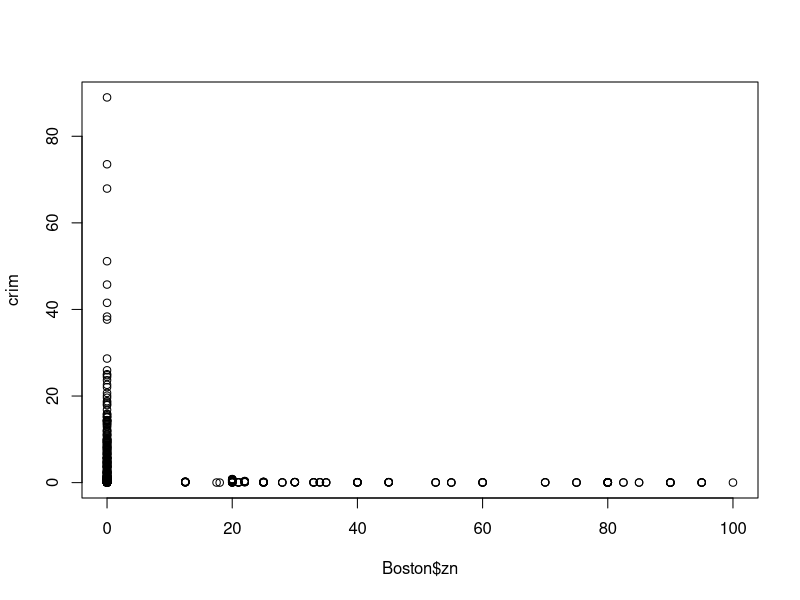
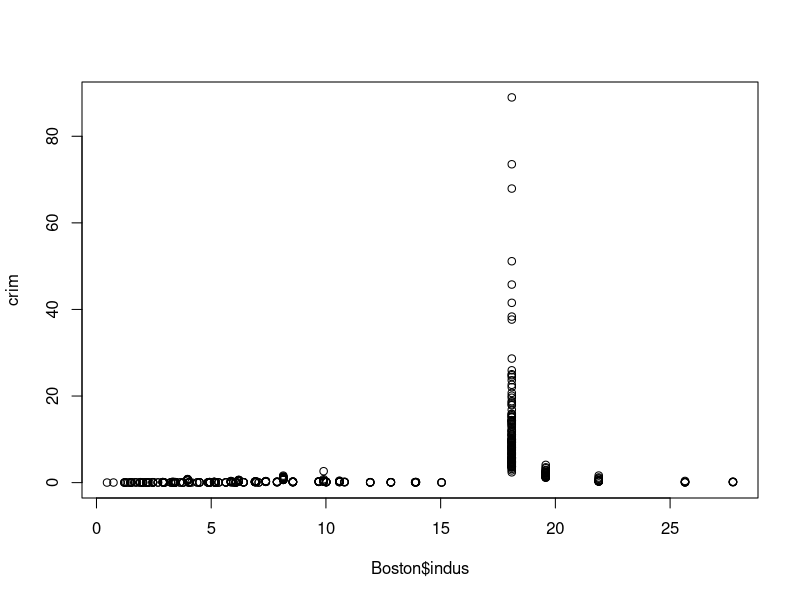
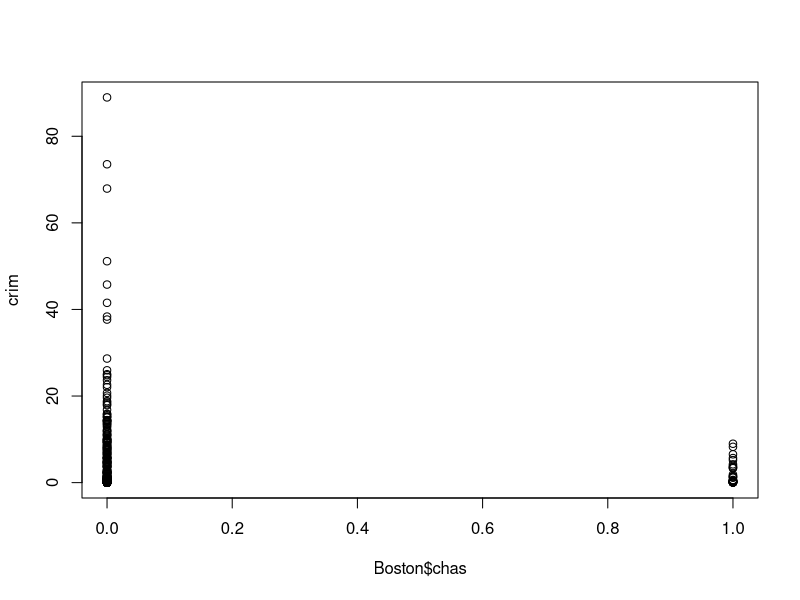
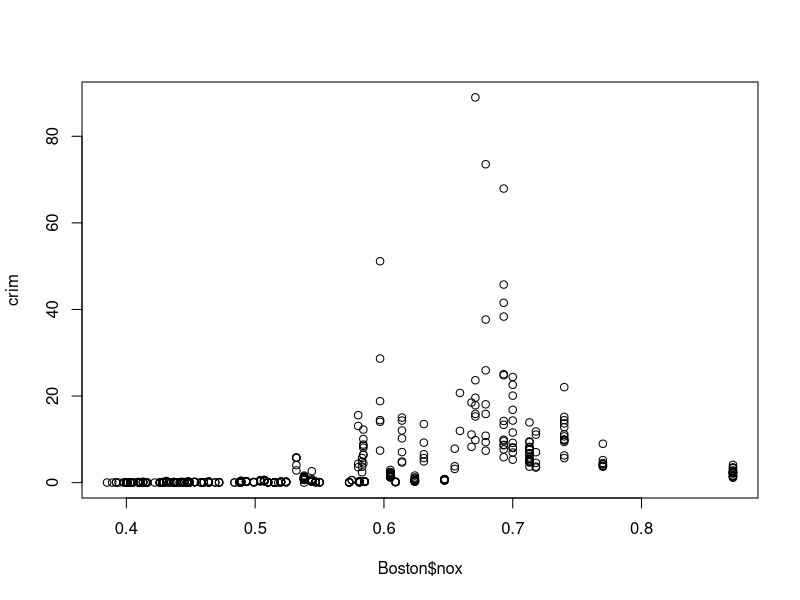
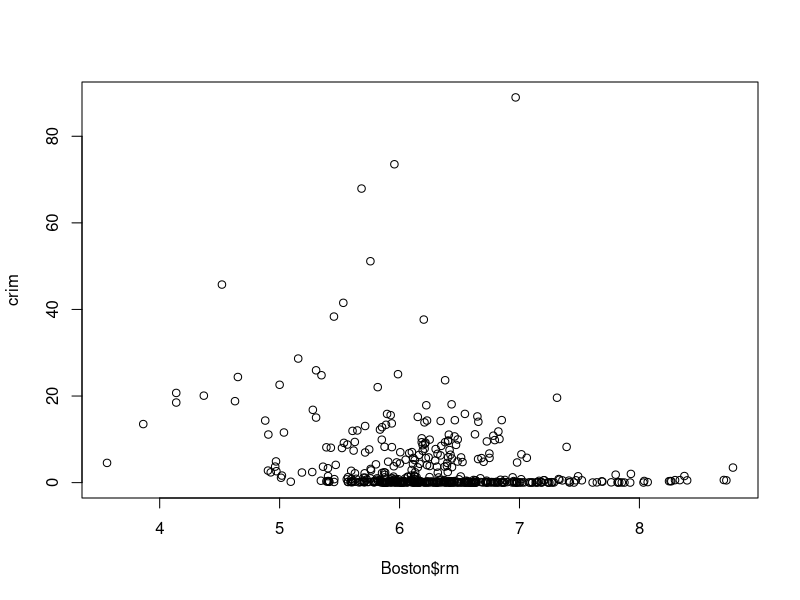
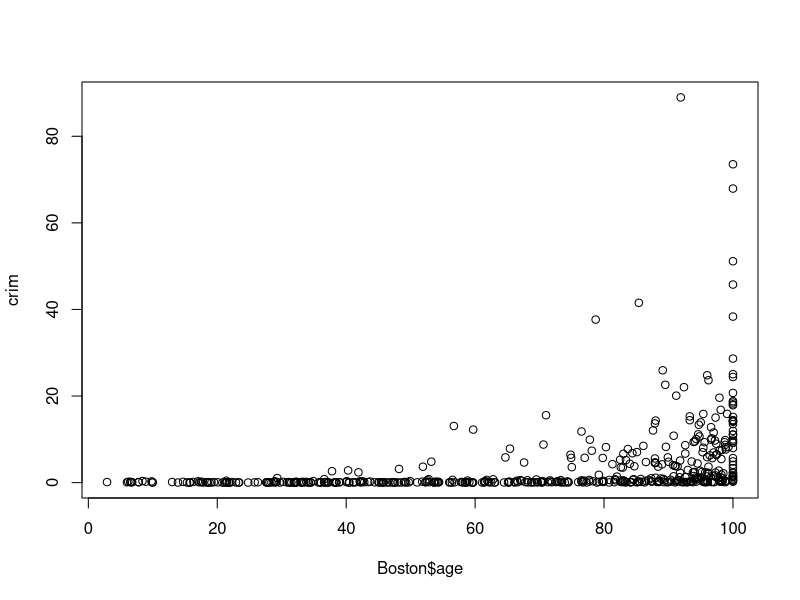
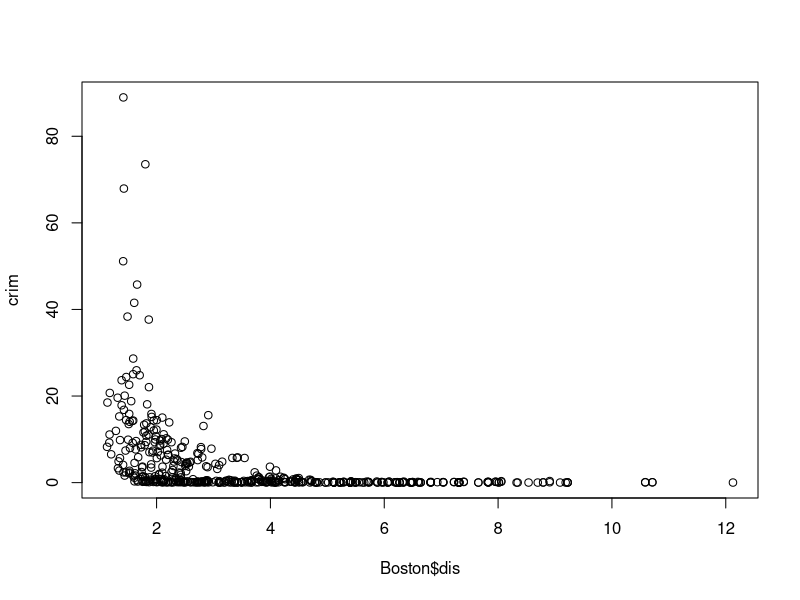
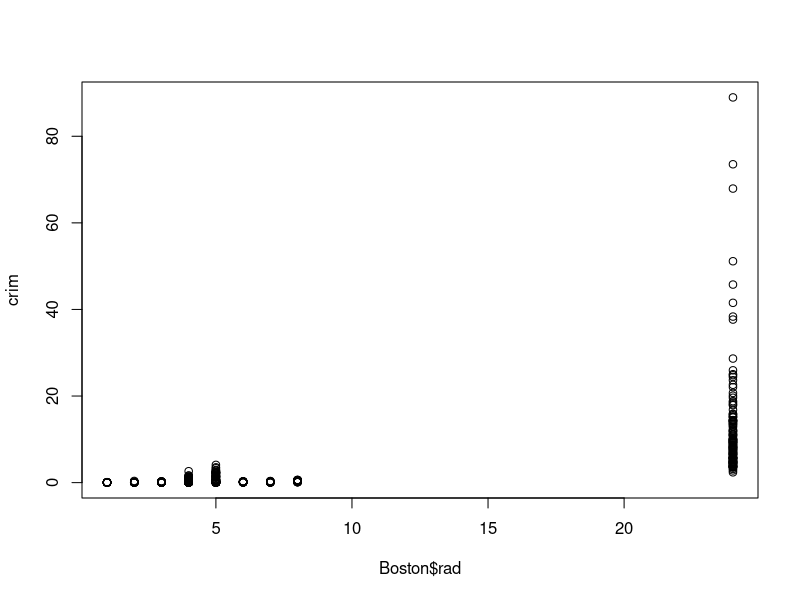

Source code (R) for these figures, in order:
## ---- chunk 1
set.seed(1)

library("MASS")
attach(Boston)
Boston=Boston
fit1=lm(Boston$crim~Boston$zn)
summary(fit1)
plot(Boston$zn,crim)
## ---- chunk 2
set.seed(1)

Boston$zn2=zn^2
Boston$zn3=zn^3
Boston$indus2=indus^2
Boston$indus3=indus^3
Boston$chas2=chas^2
Boston$chas3=chas^3
Boston$nox2=nox^2
Boston$nox3=nox^3
Boston$rm2=rm^2
Boston$rm3=rm^3
Boston$age2=age^2
Boston$age3=age^3
Boston$dis2=dis^2
Boston$dis3=dis^3
Boston$rad2=rad^2
Boston$rad3=rad^3
Boston$tax2=tax^2
Boston$tax3=tax^3
Boston$ptratio2=ptratio^2
Boston$ptratio3=ptratio^3
Boston$black2=black^2
Boston$black3=black^3
Boston$lstat2=lstat^2
Boston$lstat3=lstat^3
Boston$medv2=medv^2
Boston$medv3=medv^3
## ---- chunk 3
set.seed(1)

fit2=lm(crim~indus)
summary(fit2)
plot(Boston$indus,crim)
## ---- chunk 4
set.seed(1)

fit3=lm(crim~Boston$chas)
summary(fit3)
plot(Boston$chas,crim)
## ---- chunk 5
set.seed(1)

fit4=lm(crim~Boston$nox)
summary(fit4)
plot(Boston$nox,crim)
## ---- chunk 6
set.seed(1)

fit5=lm(crim~Boston$rm)
summary(fit5)
plot(Boston$rm,crim)
## ---- chunk 7
set.seed(1)

fit6=lm(crim~Boston$age)
summary(fit6)
plot(Boston$age,crim)
## ---- chunk 8
set.seed(1)

fit7=lm(crim~Boston$dis)
summary(fit7)
plot(Boston$dis,crim)
## ---- chunk 9
set.seed(1)

fit8=lm(crim~Boston$rad)
summary(fit8)
plot(Boston$rad,crim)
## ---- chunk 10
set.seed(1)

fit9=lm(crim~Boston$tax)
summary(fit9)
plot(Boston$tax,crim)
## ---- chunk 11
set.seed(1)

fit10=lm(crim~Boston$ptratio)
summary(fit10)
plot(Boston$ptratio,crim)
## ---- chunk 12
set.seed(1)

fit11=lm(crim~Boston$black)
summary(fit11)
plot(Boston$black,crim)
## ---- chunk 13
set.seed(1)

fit12=lm(crim~Boston$lstat)
summary(fit12)
plot(Boston$lstat,crim)
## ---- chunk 14
set.seed(1)

fit13=lm(crim~Boston$medv)
summary(fit13)
plot(Boston$medv,crim)
## ---- chunk 15
set.seed(1)

fit14=lm(crim~Boston$zn+Boston$indus+Boston$chas+Boston$nox+Boston$rm+Boston$age+Boston$dis+Boston$rad+Boston$tax+Boston$ptratio+Boston$black+Boston$lstat+Boston$medv)
summary(fit14)
## ---- chunk 16
set.seed(1)

par(mfrow=c(1,1))
plot(1, type="n", xlab="Univariate Regression Coef.", ylab="Multiple Regression Coef.", xlim=c(-3, 32), ylim=c(-11, 2))
points(summary(fit1)$coef[2],summary(fit14)$coef[2])
points(summary(fit2)$coef[2],summary(fit14)$coef[3])
points(summary(fit3)$coef[2],summary(fit14)$coef[4])
points(summary(fit4)$coef[2],summary(fit14)$coef[5])
points(summary(fit5)$coef[2],summary(fit14)$coef[6])
points(summary(fit6)$coef[2],summary(fit14)$coef[7])
points(summary(fit7)$coef[2],summary(fit14)$coef[8])
points(summary(fit8)$coef[2],summary(fit14)$coef[9])
points(summary(fit9)$coef[2],summary(fit14)$coef[10])
points(summary(fit10)$coef[2],summary(fit14)$coef[11])
points(summary(fit11)$coef[2],summary(fit14)$coef[12])
points(summary(fit12)$coef[2],summary(fit14)$coef[13])
points(summary(fit13)$coef[2],summary(fit14)$coef[14])
## ---- chunk 17
set.seed(1)

fitzn=lm(Boston$crim~Boston$zn+(Boston$zn2)+(Boston$zn3))
summary(fitzn)
## ---- chunk 18
set.seed(1)

fitindus=lm(Boston$crim~Boston$indus+(Boston$indus2)+(Boston$indus3))
summary(fitindus)
## ---- chunk 19
set.seed(1)

fitchas=lm(Boston$crim~Boston$chas+(Boston$chas2)+(Boston$chas3))
summary(fitchas)
## ---- chunk 20
set.seed(1)

fitnox=lm(Boston$crim~Boston$nox+(Boston$nox2)+(Boston$nox3))
summary(fitnox)
## ---- chunk 21
set.seed(1)

fitrm=lm(Boston$crim~Boston$rm+(Boston$rm2)+(Boston$rm3))
summary(fitrm)
## ---- chunk 22
set.seed(1)

fitage=lm(Boston$crim~Boston$age+(Boston$age2)+(Boston$age3))
summary(fitage)
## ---- chunk 23
set.seed(1)

fitdis=lm(Boston$crim~Boston$dis+(Boston$dis2)+(Boston$dis3))
summary(fitdis)
## ---- chunk 24
set.seed(1)

fitrad=lm(Boston$crim~Boston$rad+(Boston$rad2)+(Boston$rad3))
summary(fitrad)
## ---- chunk 25
set.seed(1)

fittax=lm(Boston$crim~Boston$tax+(Boston$tax2)+(Boston$tax3))
summary(fittax)
## ---- chunk 26
set.seed(1)

fitpt=lm(Boston$crim~Boston$ptratio+(Boston$ptratio2)+(Boston$ptratio3))
summary(fitpt)
## ---- chunk 27
set.seed(1)

fitblack=lm(Boston$crim~Boston$black+(Boston$black2)+(Boston$black3))
summary(fitblack)
## ---- chunk 28
set.seed(1)

fitls=lm(Boston$crim~Boston$lstat+(Boston$lstat2)+(Boston$lstat3))
summary(fitls)
## ---- chunk 29
set.seed(1)

fitme=lm(Boston$crim~Boston$medv+(Boston$medv2)+(Boston$medv3))
summary(fitme)
remove(Boston)
rm(list=ls())
